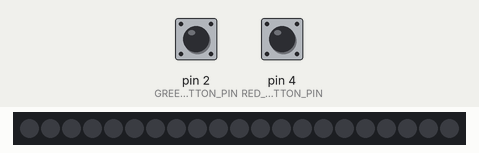
The sketch below on a simulated Arduino Uno, built with avr-gcc and run on an emulated ATmega328P. On the bench: 21 RGB LEDs in strip order, left to right. The test bench sets the inputs (shaded band); at power-on: pin 2 (GREEN_BUTTON_PIN) HIGH, pin 4 (RED_BUTTON_PIN) HIGH. Dim RGB values are drawn brighter than linear.

Above: at 1.2 s.
1.3 s: pin 2 (GREEN_BUTTON_PIN) pulled LOW for 0.15 s
At 1.75 s:
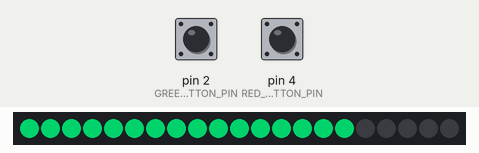
2.0 s: pin 4 (RED_BUTTON_PIN) pulled LOW for 3.2 s
6.7 s: pin 4 (RED_BUTTON_PIN) pulled LOW for 0.15 s
At 6.95 s:
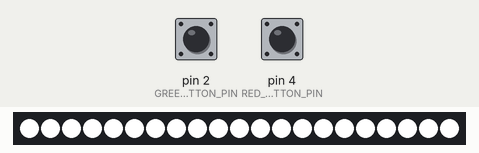
8.6 s: pin 2 (GREEN_BUTTON_PIN) pulled LOW for 1 s
At 8.9 s:
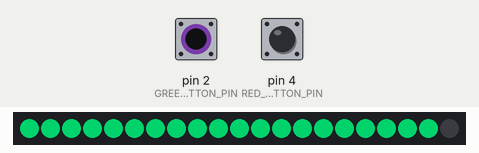
11.1 s: pin 2 (GREEN_BUTTON_PIN) pulled LOW for 3.2 s
At 11.35 s:
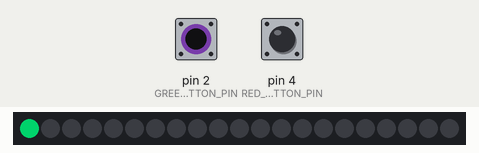
15.8 s: pin 2 (GREEN_BUTTON_PIN) driven LOW and pin 4 (RED_BUTTON_PIN) driven LOW
At 17.28 s:
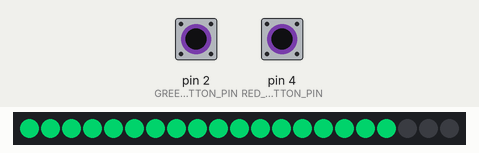
Timing chart, 0 to 18.8 s (numbered marks = the images above; inputs shaded):
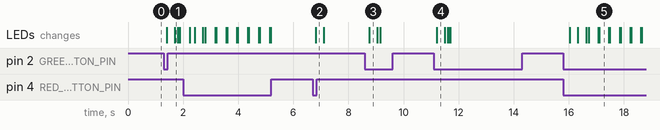

The sketch:

saber_cycler_two_buttons.ino
```cpp
// This is a demonstration on how to use an input device to trigger changes on your neo pixels.
// You should wire a momentary push button to connect from ground to a digital IO pin.  When you
// press the button it will change to a new pixel animation.  Note that you need to press the
// button once to start the first animation!

#include <Adafruit_NeoPixel.h>

#define GREEN_BUTTON_PIN   2    // Digital IO pin connected to the button.  This will be
                          // driven with a pull-up resistor so the switch should
                          // pull the pin to ground momentarily.  On a high -> low
                          // transition the button press logic will execute.
#define RED_BUTTON_PIN    4
#define PIXEL_PIN    6    // Digital IO pin connected to the NeoPixels.

#define PIXEL_COUNT 21

// Parameter 1 = number of pixels in strip,  neopixel stick has 8
// Parameter 2 = pin number (most are valid)
// Parameter 3 = pixel type flags, add together as needed:
//   NEO_RGB     Pixels are wired for RGB bitstream
//   NEO_GRB     Pixels are wired for GRB bitstream, correct for neopixel stick
//   NEO_KHZ400  400 KHz bitstream (e.g. FLORA pixels)
//   NEO_KHZ800  800 KHz bitstream (e.g. High Density LED strip), correct for neopixel stick
Adafruit_NeoPixel strip = Adafruit_NeoPixel(PIXEL_COUNT, PIXEL_PIN, NEO_GRB + NEO_KHZ800);

bool oldState = HIGH;
bool oldColorChange = HIGH;
int showType = 0;
int c_white = strip.Color(127, 127, 127);
int c_orig = strip.Color(0, 127, 64);

int current_state = 0;
int target_pixels = 0;
int current_pixels = 0;
int current_color = c_orig;

void setup() {
  pinMode(GREEN_BUTTON_PIN, INPUT_PULLUP);
  pinMode(RED_BUTTON_PIN, INPUT_PULLUP);
  strip.begin();
  strip.show(); // Initialize all pixels to 'off'
 // Serial.begin(9600);
}

void loop() {
  // Get current button state.
  bool newState = digitalRead(GREEN_BUTTON_PIN);

  // Check if state changed from high to low (button press).
  if (newState == LOW && oldState == HIGH) {
    // Short delay to debounce button.
    delay(100);
    // Check if button is still low after debounce.
    newState = digitalRead(GREEN_BUTTON_PIN);
    if (newState == LOW) {
        current_state = current_state ^ 1;
    }
  }

  bool newColorChange = digitalRead(RED_BUTTON_PIN);

  if (newColorChange == LOW && oldColorChange == HIGH){
    // Short delay to debounce button.
    delay(100);
    // Check if button is still low after debounce.
    newColorChange = digitalRead(RED_BUTTON_PIN);
    if (newColorChange == LOW) {
       // current_color = c_green;
        flashFlash();
    }
  }

  if (current_state == 1){
    target_pixels = strip.numPixels();
  } else {
    target_pixels = 0;
  }
 // Serial.println("state: ");
//  Serial.println(current_state);
//  Serial.println(current_pixels);
 // delay(1500);
  current_pixels = moveToTarget(current_pixels, target_pixels);
 // Serial.println("state: ");
  //Serial.println(current_state);
  //Serial.println(current_pixels);
  //delay(200);

 // if (current_state == 1){
    extendOn(current_color, 1, current_pixels);
//  }

  // Set the last button state to the old state.
  oldState = newState;

}


int moveToTarget(int8_t cur, uint8_t target){
  int increment = strip.numPixels() / 21;
  //Serial.println("increment");
  //Serial.println(increment);
  if (cur < target){
  //  Serial.println("increase");
    cur = cur + increment;
    if (cur > target){
      return target;
    } else {
      return cur;
    }
  } else {
    //Serial.println("decrease");
    cur = cur - increment;
    if (cur < target){
      return target;
    } else {
      return cur;
    }
  }
 // return cur;
}

void flashFlash(){
  int pixels = current_pixels;

  for (int i=0; i <3; i++){
  for (int i=0; i < pixels; i++){
    strip.setPixelColor(i, strip.Color(255, 255, 255));
  }
  strip.show();
  delay(30);
  for (int i=0; i < pixels; i++){
    strip.setPixelColor(i, strip.Color(0,0, 0));
  }
  strip.show();
  delay(20);
  for (int i=0; i < pixels; i++){
    strip.setPixelColor(i, strip.Color(0,0, 255));
  }
  strip.show();
  delay(30);
  }
}

void extendOn(uint32_t c, uint8_t wait, uint8_t num) {
  for (int i=0; i < strip.numPixels(); i++) {
     if (i < num){
       strip.setPixelColor(i, c);
       strip.show();
       delay(wait);
     } else {
      strip.setPixelColor(i, 0);
     }
  }
  strip.show();
}

void extendOff(uint8_t wait) {
  for (int i=strip.numPixels(); i>=0; i--) {
      strip.setPixelColor(i, 0);
      strip.show();
     delay(wait);
      }
}

void theaterChase2(uint32_t c, uint8_t wait, uint8_t cycles) {
  for (int j=0; j<cycles; j++) {  // cycles of chasing
    for (int q=0; q < 3; q++) {
      for (int i=0; i < strip.numPixels(); i=i+3) {
        strip.setPixelColor(i+q, c);    //turn every third pixel on
      }
      strip.show();

      delay(wait);

      for (int i=0; i < strip.numPixels(); i=i+3) {
        strip.setPixelColor(i+q, 0);        //turn every third pixel off
      }
    }
  }
}
```

Measured:
- after the input at 1.3 s, the LEDs: first change after 0.10 s (image 1 shows a later state)
- after the input at 6.7 s, the LEDs: change after 0.11 s (image 2)
- after the input at 8.6 s, the LEDs: change after 0.15 s (image 3)
- after the input at 11.1 s, the LEDs: change after 0.10 s (image 4)
- after the input at 15.8 s, the LEDs: first change after 0.23 s (image 5 shows a later state)
